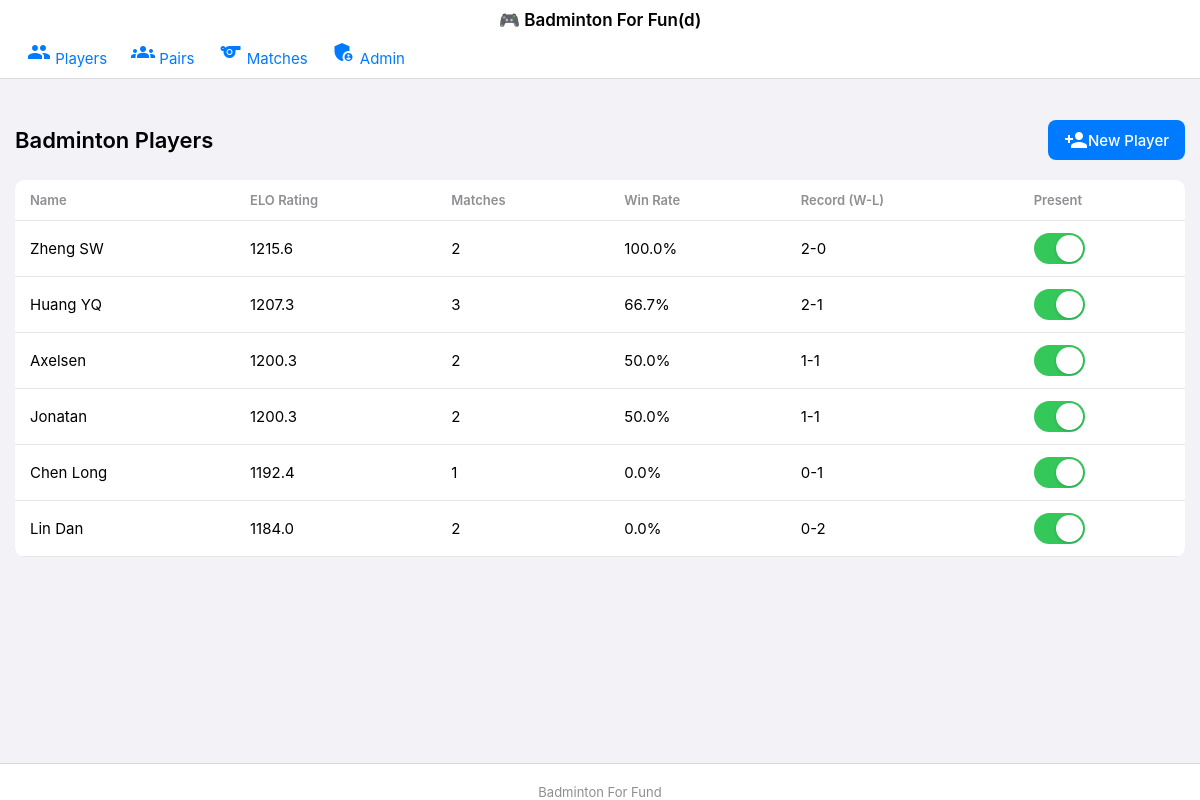
Page /players on the earlier database version.
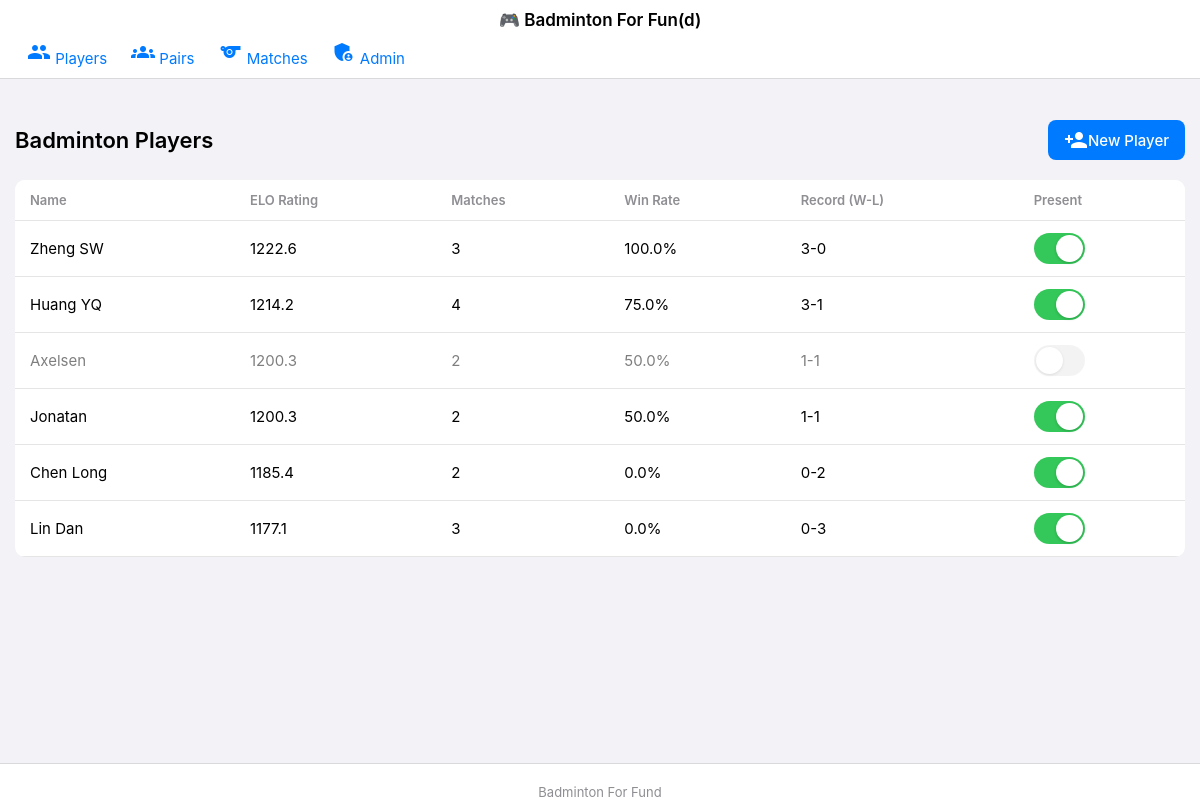
Same page on the later database version.
### app.py (models this page shows)
class Player(db.Model):
    id = db.Column(db.Integer, primary_key=True)
    name = db.Column(db.String(80), nullable=False, unique=True)
    sex = db.Column(db.Enum(Sex), nullable=False, default=Sex.U)
    join_date = db.Column(db.DateTime, default=datetime.utcnow)
    is_active = db.Column(db.Boolean, default=True)
    elo_rating = db.Column(db.Float, default=1200.0)

### app.py (the view)
@app.route('/')
@app.route('/players')
def players():
    try:
        players = Player.query.all()
        for player in players:
            player_pairs = Pair.query.filter(
                (Pair.player1_id == player.id) |
                (Pair.player2_id == player.id)
            ).all()
            pair_ids = [pair.id for pair in player_pairs]
            wins = DoubleMatch.query.filter(
                DoubleMatch.winner_pair_id.in_(pair_ids)
            ).count()
            total_matches = DoubleMatch.query.filter(
                (DoubleMatch.team1_pair_id.in_(pair_ids)) |
                (DoubleMatch.team2_pair_id.in_(pair_ids))
            ).count()
            player.wins = wins
            player.losses = total_matches - wins
            player.total_matches = total_matches
            player.win_rate = (wins / total_matches * 100) if total_matches > 0 else -1
        players = sorted(players,
                        key=lambda x: (x.elo_rating,  # 首先按ELO排序
                                     x.win_rate if x.win_rate >= 0 else float('-inf'),
                                     -x.total_matches),
                        reverse=True)
        template = 'ios/players.html' if is_ios() else 'players.html'
        return render_template(template, players=players)
    except Exception as e:
        flash(f"Error loading players: {str(e)}")
        template = 'ios/players.html' if is_ios() else 'players.html'
        return render_template(template, players=[])

### app.py (called while the page is built)
def is_ios():
    user_agent = request.headers.get('User-Agent', '').lower()
    return any(device in user_agent for device in ['iphone', 'ipad'])

@app.context_processor
def utility_processor():
    return dict(is_ios=is_ios)

### templates/players.html (shortened to what this page needs)
{% extends "base.html" %}
{% block content %}
<div class="header">
    <h1>Badminton Players</h1>
    <a href="{{ url_for('add_player') }}" class="btn-add">
        <span class="material-icons">person_add</span>
        New Player
    </a>
</div>
{% if players %}
    <div class="table-container">
        <table class="table">
            <thead>
                <tr>
                    <th>Name</th>
                    <th>ELO Rating</th>
                    <th>Matches</th>
                    <th>Win Rate</th>
                    <th>Record (W-L)</th>
                    <th>Present</th>
                </tr>
            </thead>
            <tbody>
                {% for player in players %}
                <tr class="{% if not player.is_active %}inactive-player{% endif %}">
                    <td>{{ player.name }}</td>
                    <td>{{ "%.1f"|format(player.elo_rating) }}</td>
                    <td>{{ player.total_matches }}</td>
                    <td>
                        {% if player.win_rate >= 0 %}
                            {{ "%.1f"|format(player.win_rate) }}%
                        {% else %}
                            N/A
                        {% endif %}
                    </td>
                    <td>{{ player.wins }}-{{ player.losses }}</td>
                    <td>
                        <label class="toggle">
                            <span class="toggle-slider"></span>
                        </label>
                    </td>
                </tr>
                {% endfor %}
            </tbody>
        </table>
    </div>
{% endif %}
{% endblock %}

### templates/base.html (shortened to what this page needs)
<!DOCTYPE html>
<html>
<head>
    {% if is_ios() %}
        <link rel="stylesheet" href="{{ url_for('static', filename='ios_style.css') }}">
    {% else %}
        <link rel="stylesheet" href="{{ url_for('static', filename='style.css') }}">
    {% endif %}
</head>
<body>
    <nav class="navbar">
        <div class="nav-brand">🎮 Badminton For Fun(d)</div>
        <div class="nav-links">
            <div class="nav-group">
                <a href="{{ url_for('players') }}" class="nav-item">
                    <span class="material-icons">people</span>
                    Players
                </a>
            </div>
            <div class="nav-group">
                <a href="{{ url_for('pairs') }}" class="nav-item">
                    <span class="material-icons">groups</span>
                    Pairs
                </a>
            </div>
            <div class="nav-group">
                <a href="{{ url_for('double_matches') }}" class="nav-item">
                    <span class="material-icons">sports</span>
                    Matches
                </a>
            </div>
            <div class="nav-group">
                <a href="{{ url_for('admin') }}" class="nav-item">
                    <span class="material-icons">admin_panel_settings</span>
                    Admin
                </a>
            </div>
        </div>
    </nav>
    <main class="container">
        {% block content %}{% endblock %}
    </main>
    <footer class="footer">
        <div class="footer-content">
            Badminton For Fund
        </div>
    </footer>
</body>
</html>

### static/style.css (style rules this page uses)
:root { --primary-color: #007AFF; --success-color: #34C759; --danger-color: #FF3B30; --background-color: #F2F2F7; --card-background: #FFFFFF; --text-color: #000000; --text-secondary: #8E8E93; }
body { margin: 0; padding: 0; font-family: -apple-system, BlinkMacSystemFont, sans-serif; background: var(--background-color); color: var(--text-color); -webkit-font-smoothing: antialiased; }
.navbar { background: var(--card-background); padding: env(safe-area-inset-top) 0 10px 0; position: fixed; top: 0; width: 100%; z-index: 1000; box-shadow: 0 1px 0 rgba(0,0,0,0.1); }
.nav-brand { font-size: 17px; font-weight: 600; text-align: center; padding: 10px; }
.nav-links { display: flex; overflow-x: auto; -webkit-overflow-scrolling: touch; padding: 0 15px; }
.nav-item { color: var(--primary-color); text-decoration: none; padding: 8px 12px; white-space: nowrap; font-size: 15px; }
.container { padding: 120px 15px 80px; max-width: 100%; }
.table-container { background: var(--card-background); border-radius: 10px; margin: 10px 0; overflow-x: auto; -webkit-overflow-scrolling: touch; }
table { width: 100%; border-collapse: collapse; }
th { background: var(--card-background); padding: 12px 15px; text-align: left; font-weight: 600; font-size: 13px; color: var(--text-secondary); border-bottom: 1px solid rgba(0,0,0,0.1); }
td { padding: 12px 15px; border-bottom: 1px solid rgba(0,0,0,0.1); font-size: 15px; }
.btn-add { background: var(--primary-color); color: white; padding: 8px 16px; border-radius: 8px; text-decoration: none; display: inline-flex; align-items: center; font-size: 15px; font-weight: 500; }
.toggle { position: relative; display: inline-block; width: 51px; height: 31px; }
.toggle-slider { position: absolute; cursor: pointer; top: 0; left: 0; right: 0; bottom: 0; background-color: #E9E9EA; transition: .4s; border-radius: 31px; }
.toggle-slider:before { position: absolute; content: ""; height: 27px; width: 27px; left: 2px; bottom: 2px; background-color: white; transition: .4s; border-radius: 50%; box-shadow: 0 1px 3px rgba(0,0,0,0.2); }
.toggle input:checked + .toggle-slider { background-color: var(--success-color); }
.toggle input:checked + .toggle-slider:before { transform: translateX(20px); }
.header { display: flex; justify-content: space-between; align-items: center; margin-bottom: 20px; }
.header h1 { font-size: 22px; font-weight: 600; margin: 0; }
.footer { background: var(--card-background); padding: 20px 0 env(safe-area-inset-bottom); position: fixed; bottom: 0; width: 100%; text-align: center; font-size: 13px; color: var(--text-secondary); box-shadow: 0 -1px 0 rgba(0,0,0,0.1); }
.inactive-player { opacity: 0.5; }

Differences in the rows shown:
changed Player "Zheng SW": elo_rating "1215.6" → "1222.6"; total_matches "2" → "3"; wins "2" → "3"
changed Player "Huang YQ": elo_rating "1207.3" → "1214.2"; total_matches "3" → "4"; win_rate "66.7" → "75.0"; wins "2" → "3"
changed Player "Axelsen": is_active True → False (drawn)
changed Player "Chen Long": elo_rating "1192.4" → "1185.4"; total_matches "1" → "2"; losses "1" → "2"
changed Player "Lin Dan": elo_rating "1184.0" → "1177.1"; total_matches "2" → "3"; losses "2" → "3"
